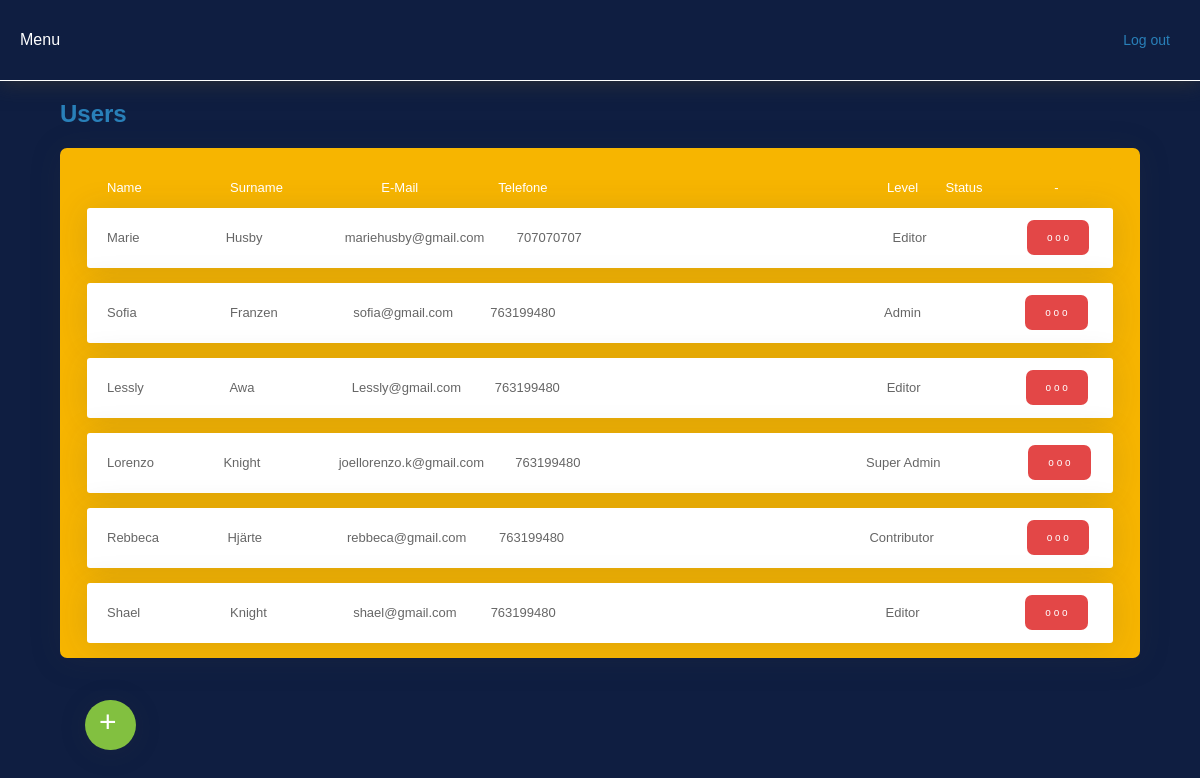
The page /admin/users.php (signed in) on the database its author committed.
### tables this page shows
CREATE TABLE `users` (
  `id_user` int(11) NOT NULL,
  `name` varchar(255) DEFAULT NULL,
  `surname` varchar(255) DEFAULT NULL,
  `mail` varchar(255) DEFAULT NULL,
  `password` varchar(255) DEFAULT NULL,
  `telefon` int(11) DEFAULT NULL,
  `rank` int(11) DEFAULT NULL,
  `status` int(11) DEFAULT NULL
);

### inc/funciones.php (called while the page is built, shortened)
	<?php
function rank($rank)
{
	if ($rank == 0) return "Super Admin";
	if ($rank == 1) return "Admin";
	if ($rank == 2) return "Editor";
	if ($rank == 3) return "Contributor";
}
			?>

### admin/inc/user_list.php (the view, shortened to what this page needs)
<?php
 $query_DatosConsulta = sprintf("SELECT * FROM users ORDER BY id_user");
 $DatosConsulta = mysqli_query($con, $query_DatosConsulta) or die(mysqli_error($con));
 $row_DatosConsulta = mysqli_fetch_assoc($DatosConsulta);
?>
<div class="user_div">
<table width="100%" cellspacing="0" class="table_user" style="background-color: #F7B500;margin: 20px auto 0; ">
    <tr height="40" style="color: #FFF;">
        <td width="12%" nowrap="nowrap" align="left" style="padding: 0 0 0 20px; border-bottom: 1px solid #F7B500;">Name</td>
        <td width="12%" nowrap="nowrap" align="left" style="padding: 0 0 0 20px; border-bottom: 1px solid #F7B500;">Surname</td>
        <td width="12%" nowrap="nowrap" align="center" style="padding: 0 0 0 10px; border-bottom: 1px solid #F7B500;">E-Mail</td>
        <td width="12%" nowrap="nowrap" align="center" style="padding: 0 0 0 10px; border-bottom: 1px solid #F7B500;">Telefone</td>
        <td width="28%" nowrap="nowrap" align="center" style="padding: 0 0 0 10px; border-bottom: 1px solid #F7B500;"></td>
        <td width="6%" nowrap="nowrap" align="center" style="padding: 0 0 0 10px; border-bottom: 1px solid #F7B500;">Level</td>
        <td width="6%" nowrap="nowrap" align="center" style="padding: 0 0 0 10px; border-bottom: 1px solid #F7B500;">Status</td>
        <td width="12%" nowrap="nowrap" align="center" style="padding: 0 0 0 10px; border-bottom: 1px solid #F7B500;">-</td>
    </tr>
</table>
    <?php if ($row_DatosConsulta > 0) {  ?>
    <?php do { ?>
<table width="100%" cellspacing="0" class="table_user" style="margin: 0 auto 15px; box-shadow: 0 .15rem 2rem 0 rgba(58,59,69,.15)!important;">
    <tr class="line" height="60">
        <td width="12%" nowrap="nowrap" align="left" style="padding: 0 0 0 20px;"><?php echo $row_DatosConsulta['name']; ?></td>
        <td width="12%" nowrap="nowrap" align="left" style="padding: 0 0 0 20px;"> <?php echo $row_DatosConsulta['surname']; ?></td>
        <td width="12%" nowrap="nowrap" align="left" style="padding: 0 0 0 20px;"><?php echo $row_DatosConsulta['mail']; ?></td>
        <td width="12%" nowrap="nowrap" align="center" style="padding: 0 0 0 10px;"><?php echo $row_DatosConsulta['telefon']; ?></td>
        <td width="28%" nowrap="nowrap" align="center" style="padding: 0 0 0 10px;"></td>
        <td width="6%" nowrap="nowrap" align="center" style="padding: 0 0 0 10px;"><?php echo rank($row_DatosConsulta['rank']); ?></td>
        <td width="6%" nowrap="nowrap" align="center" style="padding: 0 0 0 10px;"><?php echo status($row_DatosConsulta['status']); ?></td>
        <td width="12%" nowrap="nowrap" align="center" style="padding: 0 0 0 10px;">
        <div class="arternative">
            <button class="artbtn">o o o</button>
        </div>
        </td>
    </tr>
    <?php } while ($row_DatosConsulta = mysqli_fetch_assoc($DatosConsulta));
    }
    else
    {  ?>
    <?php } ?>
</table>
</div>
<a href="users.php?new=1"><div class="flying_button">+</div></a>

### admin/css/style_adm.css (style rules this page uses)
body { margin:0 auto; padding:0; font-family: 'Lucida Sans', 'Lucida Sans Regular', 'Lucida Grande', 'Lucida Sans Unicode', Geneva, Verdana, sans-serif; background-color: #0F1E41; }
a { margin: 0; }
.container a { text-decoration: none; color: rgb(52, 160, 233); }
.table_user { width: 95%; background-color: #FFF; font-size: 13px; border-radius: 3px; }
.line { color: #666; }
.user_div { width: 90%; overflow: auto; background-color: #F7B500; margin: 0px auto 110px; border-radius: 7px; box-shadow: 0 .15rem 2rem 0 rgba(58,59,69,.15)!important; }
.flying_button { width: 20px; height: 40px; padding: 5px 17px 5px 14px; border-radius: 25px; background-color: #82C040; color: #FFF; box-shadow: 0 .15rem 1.75rem 0 rgba(58,59,69,.15)!important; font-size: 30px; position: fixed; left: 85px; bottom: 50px; cursor: pointer; }
.artbtn { background-color: #E34747; color: white; padding: 12px 20px; border-radius: 7px; font-size: 16px; border: none; cursor: pointer; font-size: 10px; }
.arternative { display: inline-block; }

### rows shown on the page
users: name "Marie", surname "Husby", mail "mariehusby@gmail.com", telefon "707070707", rank "Editor"
users: name "Sofia", surname "Franzen", mail "sofia@gmail.com", telefon "763199480", rank "Admin"
users: name "Lessly", surname "Awa", mail "Lessly@gmail.com", telefon "763199480", rank "Editor"
users: name "Lorenzo", surname "Knight", mail "joellorenzo.k@gmail.com", telefon "763199480", rank "Super Admin"
users: name "Rebbeca", surname "Hjärte", mail "rebbeca@gmail.com", telefon "763199480", rank "Contributor"
users: name "Shael", surname "Knight", mail "shael@gmail.com", telefon "763199480", rank "Editor"
